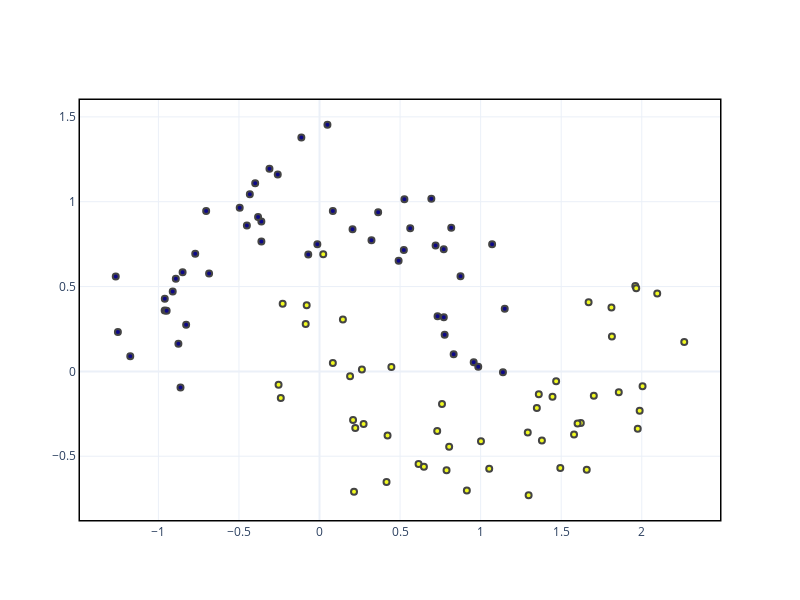

Write notebook code for a chart like this one.
### Code cell
def vis_scatter(X, color):
    # Visualize the data
    fig = go.Figure(data=go.Scatter(x=X[:, 0], 
                                    y=X[:, 1], 
                                    mode='markers', 
                                    marker=dict(color=color), 
                                    marker_line_width=2))
    fig.update_layout(template=template)
    fig.update_xaxes(showline=True, linewidth=1.5, linecolor='Black', mirror=True)
    fig.update_yaxes(showline=True, linewidth=1.5, linecolor='Black', mirror=True)
    fig.update_layout(width=800, height=600)
    fig.show()

# Visaulize train data
vis_scatter(train_X, train_y)
